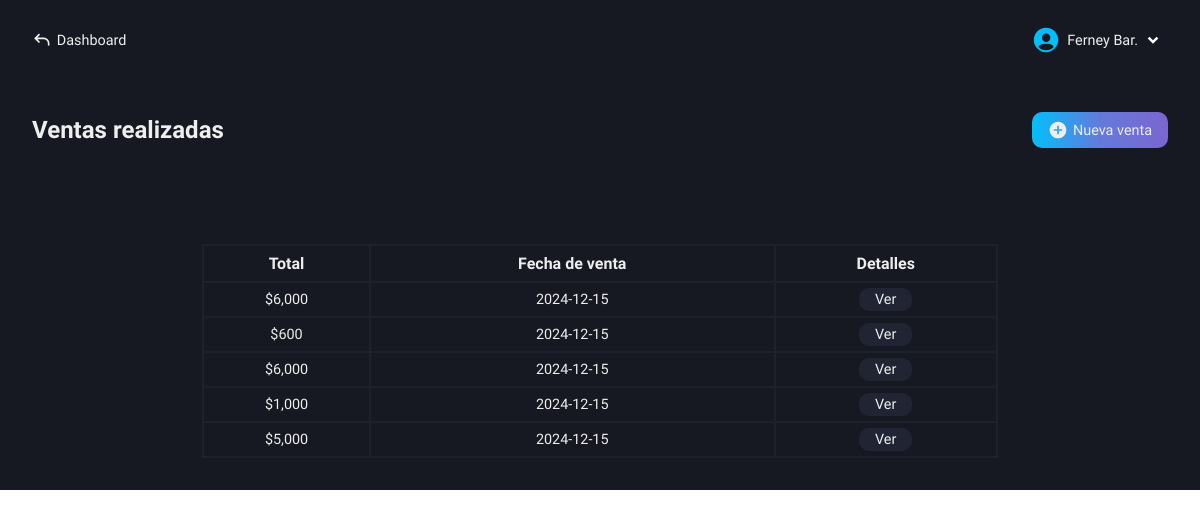
The app's page /roles/store/sales/sales-made.php (signed in), older data.
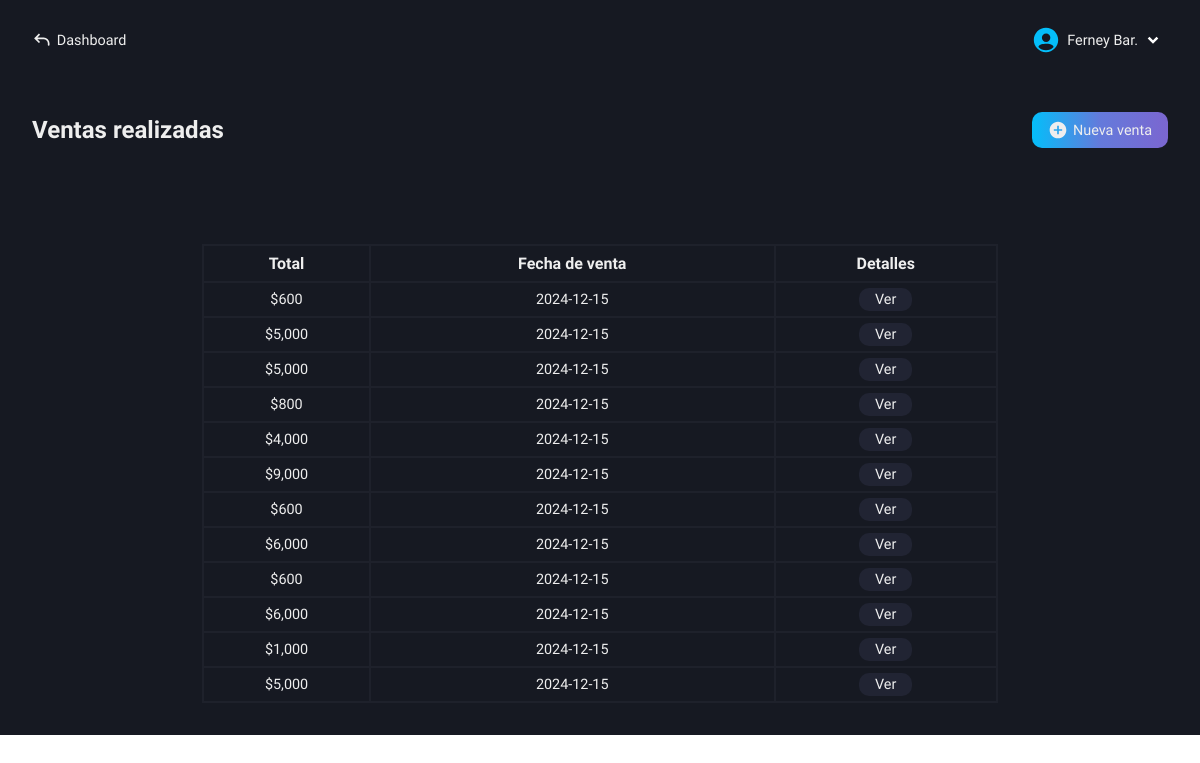
The same page, newer data.
### tables this page shows
CREATE TABLE `users` (
  `id` int(11) NOT NULL AUTO_INCREMENT,
  `name` varchar(100) NOT NULL,
  `lastname` varchar(100) NOT NULL,
  `email` varchar(100) NOT NULL,
  `phone_number` varchar(100) NOT NULL,
  `pass` varchar(100) NOT NULL,
  `name_business` varchar(100) NOT NULL,
  `role` varchar(100) NOT NULL,
  PRIMARY KEY (`id`)
);

CREATE TABLE `sales` (
  `id` int(11) NOT NULL AUTO_INCREMENT,
  `total_amount` int(11) NOT NULL,
  `sale_date` date NOT NULL,
  `user_email` varchar(100) NOT NULL,
  `name_business` varchar(100) NOT NULL,
  `phone_number` varchar(100) NOT NULL,
  PRIMARY KEY (`id`)
);

### roles/store/sales/sales-made.php (the view, shortened to what this page needs)
<!DOCTYPE html>
<html lang="es">
<head>
    <link rel="stylesheet" href="../../../css/store/sales-made.css">
    <?php
        include("../../../conexion.php");
        if (isset($_SESSION['user_id'])) {
            $id_user = $_SESSION['user_id'];
        } else {
            header("Location: ../../../index.php");
            exit();
        }
    ?>
</head>
<body>
    <main class="main">
        <nav class="nav-dash">
            <a href="../../dashboard-store.php" class="go-dash">
                <svg xmlns="http://www.w3.org/2000/svg" width="20" height="20" viewBox="0 0 24 24"><path fill="#eee" d="m4 10l-.707.707L2.586 10l.707-.707zm17 8a1 1 0 1 1-2 0zM8.293 15.707l-5-5l1.414-1.414l5 5zm-5-6.414l5-5l1.414 1.414l-5 5zM4 9h10v2H4zm17 7v2h-2v-2zm-7-7a7 7 0 0 1 7 7h-2a5 5 0 0 0-5-5z"/></svg>
                <p>Dashboard</p>
            </a>
            <div class="user-modal">
                <div class="username">
                    <div class="name-down">
                        <?php
                            $queryData = "SELECT name, lastname FROM users WHERE id = $id_user";
                            $result = mysqli_query($conexion, $queryData);
                            $rowData = mysqli_fetch_assoc($result);
                            echo "<p class='name'>" . $rowData['name'] . ' ' . substr($rowData['lastname'], 0, 3) . ".</p>";
                        ?>
                        <img src="../../../svg/down-arrow.svg" alt="">
                    </div>
                </div>
            </div>
        </nav>
        <section class="new-sale-products" id="hidden-modal">
            <div class="new-sale">
                <div class="tlt-button">
                    <h2 class="tlt-function">Ventas realizadas</h2>
                    <a href="new-sale.php" class="btn-new-sale bg-btn">
                        <svg xmlns="http://www.w3.org/2000/svg" width="20" height="20" viewBox="0 0 24 24"><path fill="#eee" d="M12 2C6.477 2 2 6.477 2 12s4.477 10 10 10s10-4.477 10-10S17.523 2 12 2m5 11h-4v4h-2v-4H7v-2h4V7h2v4h4z"/></svg>
                        <p>Nueva venta</p>
                    </a>
                </div>
                <div class="content-table">
                    <table>
                        <tr>
                            <th>Total</th>
                            <th>Fecha de venta</th>
                            <th>Detalles</th>
                        </tr>
                        <?php
                            $querySales = "SELECT * FROM sales ORDER BY id DESC LIMIT 15";
                            $resultSales = mysqli_query($conexion, $querySales);
                            if($resultSales -> num_rows > 0) {
                                while ($row = mysqli_fetch_assoc($resultSales)){
                                    $id_sale = $row['id'];
                                    echo "<tr>
                                            <td>$" . number_format($row['total_amount'], 0) . "</td>
                                            <td>" . $row['sale_date'] . "</td>
                                            <td class='view-details'>
                                                <a href='functions/invoice-details.php?id=$id_sale'>Ver</a>
                                            </td>
                                        </tr>";
                                }
                            } else {
                                echo "<tr>
                                        <td colspan='3'>No hay ventas realizadas aún.</td>
                                      </tr>";
                            }
                        ?>
                    </table>
                </div>
            </div>
        </section>
    </main>
</body>
</html>

### css/store/sales-made.css (style rules this page uses)
.main { display: grid; grid-template-columns: 1fr; grid-template-rows: 80px auto; height: 100vh; background-color: var(--color-dark-blue-gray); }
.new-sale-products { grid-column: 1 / 2; grid-row: 2 / 3; padding: 2rem; box-sizing: border-box; background-color: var(--color-dark-blue-gray); }
.new-sale { display: flex; flex-direction: column; gap: 3rem; }
.tlt-button { display: flex; align-items: center; justify-content: space-between; }
.btn-new-sale { display: flex; align-items: center; gap: .3rem; padding: .5rem 1rem; border-radius: 10px; font-size: .9rem; text-decoration: none; }
.content-table { margin-top: 3rem; }
table, th, td { border: 2px solid var(--color-slate-gray); border-collapse: collapse; }
table { width: 50%; margin: auto; }
th, td { padding: .5rem 0; text-align: center; }
td { font-size: .9rem; font-weight: 300; }
.view-details a { text-decoration: none; background-color: var(--color-dark-charcoal-blue); padding: .2rem 1rem; border-radius: 10px; }
tr:nth-child(2) { animation: highlightRow 4s infinite; transition: all 0.3s ease; }
@media screen and (max-width: 1200px) { .main { height: 100%; } }
@media (max-width: 1400px) { table { width: 70%; } }

### css/base-nav-dash.css (style rules this page uses)
* { color: #eee; }
.nav-dash { grid-column: 1 / 2; grid-row: 1 / 2; display: flex; align-items: center; justify-content: space-between; padding: 0 2rem; box-sizing: border-box; user-select: none; }
.username { display: flex; align-items: center; gap: .4rem; cursor: pointer; }
.name-down { display: flex; align-items: center; }
.name-down .name { color: #eee; font-size: .9rem; }
.go-dash { display: flex; align-items: center; gap: .3rem; text-decoration: none; }
.go-dash p { font-size: .9rem; color: #eee; }

### css/base-btn-bd.css (style rules this page uses)
.bg-btn { background: linear-gradient( 90deg, #04BEFA, #647adb, #7b66d0, #9554c9, #04BEFA ); background-size: 200%; animation: gradient-move 5s infinite; transition: transform 0.2s, box-shadow 0.2s; }

Row changes from the older to the newer data that the page shows:
added sales: total_amount "600", sale_date "2024-12-15"
added sales: total_amount "5,000", sale_date "2024-12-15"
added sales: total_amount "5,000", sale_date "2024-12-15"
added sales: total_amount "800", sale_date "2024-12-15"
added sales: total_amount "4,000", sale_date "2024-12-15"
added sales: total_amount "9,000", sale_date "2024-12-15"
added sales: total_amount "600", sale_date "2024-12-15"
